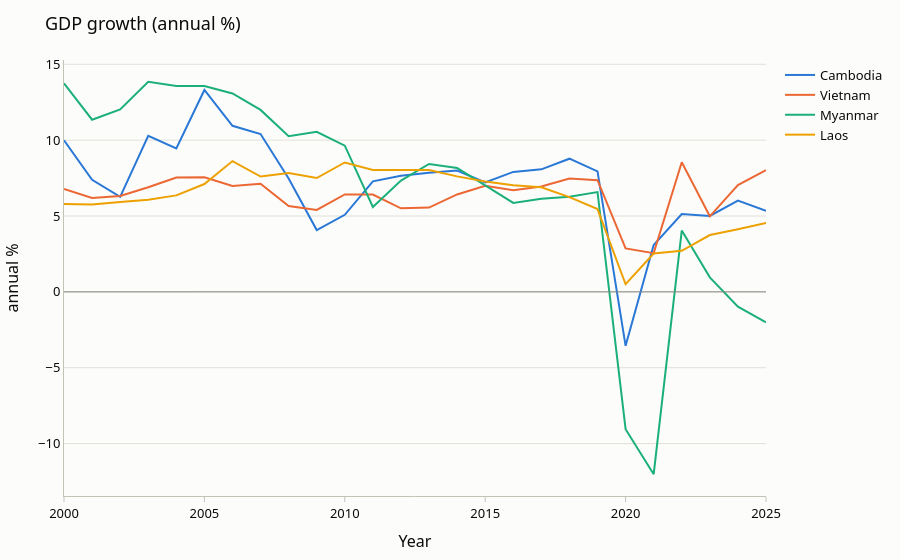

This figure's notebook cell:
### Markdown cell above
## C. Economic growth

GDP growth is the annual % change of real GDP (constant prices), so it is not
distorted by inflation. Values below zero are contractions.

### Code cell
fig = line_chart("NY.GDP.MKTP.KD.ZG")
fig.add_hline(y=0, line_width=1, line_color="#898781")
fig.show()

### Figure 1 — Plotly figure (JSON) as saved in the notebook; plotly's stock layout.template omitted (floating-point values rounded to 4 significant figures)
{"data": [{"hovertemplate": "%{y:,.2f}", "legendgroup": "Cambodia", "line": {"color": "#2a78d6", "dash": "solid", "width": 2}, "marker": {"symbol": "circle"}, "mode": "lines", "name": "Cambodia", "orientation": "v", "showlegend": true, "type": "scatter", "x": [2000, 2001, 2002, 2003, 2004, 2005, 2006, 2007, 2008, 2009, 2010, 2011, 2012, 2013, 2014, 2015, 2016, 2017, 2018, 2019, 2020, 2021, 2022, 2023, 2024, 2025], "xaxis": "x", "y": [9.994, 7.39, 6.265, 10.28, 9.458, 13.3, 10.94, 10.4, 7.476, 4.075, 5.077, 7.287, 7.65, 7.857, 8.0, 7.207, 7.906, 8.075, 8.776, 7.937, -3.556, 3.09, 5.13, 5.007, 6.016, 5.349], "yaxis": "y"}, {"hovertemplate": "%{y:,.2f}", "legendgroup": "Vietnam", "line": {"color": "#eb6834", "dash": "solid", "width": 2}, "marker": {"symbol": "circle"}, "mode": "lines", "name": "Vietnam", "orientation": "v", "showlegend": true, "type": "scatter", "x": [2000, 2001, 2002, 2003, 2004, 2005, 2006, 2007, 2008, 2009, 2010, 2011, 2012, 2013, 2014, 2015, 2016, 2017, 2018, 2019, 2020, 2021, 2022, 2023, 2024, 2025], "xaxis": "x", "y": [6.787, 6.193, 6.321, 6.899, 7.536, 7.547, 6.978, 7.13, 5.662, 5.398, 6.423, 6.413, 5.505, 5.554, 6.422, 6.987, 6.69, 6.94, 7.465, 7.359, 2.865, 2.554, 8.538, 4.979, 7.04, 8.019], "yaxis": "y"}, {"hovertemplate": "%{y:,.2f}", "legendgroup": "Myanmar", "line": {"color": "#1baf7a", "dash": "solid", "width": 2}, "marker": {"symbol": "circle"}, "mode": "lines", "name": "Myanmar", "orientation": "v", "showlegend": true, "type": "scatter", "x": [2000, 2001, 2002, 2003, 2004, 2005, 2006, 2007, 2008, 2009, 2010, 2011, 2012, 2013, 2014, 2015, 2016, 2017, 2018, 2019, 2020, 2021, 2022, 2023, 2024, 2025], "xaxis": "x", "y": [13.75, 11.34, 12.03, 13.84, 13.56, 13.57, 13.08, 11.99, 10.26, 10.55, 9.634, 5.591, 7.333, 8.426, 8.17, 6.993, 5.862, 6.136, 6.269, 6.579, -9.048, -12.02, 4.037, 0.9584, -0.972, -2.012], "yaxis": "y"}, {"hovertemplate": "%{y:,.2f}", "legendgroup": "Laos", "line": {"color": "#eda100", "dash": "solid", "width": 2}, "marker": {"symbol": "circle"}, "mode": "lines", "name": "Laos", "orientation": "v", "showlegend": true, "type": "scatter", "x": [2000, 2001, 2002, 2003, 2004, 2005, 2006, 2007, 2008, 2009, 2010, 2011, 2012, 2013, 2014, 2015, 2016, 2017, 2018, 2019, 2020, 2021, 2022, 2023, 2024, 2025], "xaxis": "x", "y": [5.799, 5.751, 5.919, 6.067, 6.358, 7.108, 8.619, 7.597, 7.825, 7.502, 8.527, 8.039, 8.026, 8.026, 7.612, 7.27, 7.023, 6.893, 6.248, 5.458, 0.503, 2.528, 2.707, 3.746, 4.13, 4.538], "yaxis": "y"}], "layout": {"font": {"color": "#0b0b0b", "family": "system-ui, Segoe UI, sans-serif", "size": 13}, "hovermode": "x unified", "legend": {"title": {"text": ""}, "tracegroupgap": 0}, "margin": {"b": 40, "l": 60, "r": 20, "t": 60}, "paper_bgcolor": "#fcfcfb", "plot_bgcolor": "#fcfcfb", "shapes": [{"line": {"color": "#898781", "width": 1}, "type": "line", "x0": 0, "x1": 1, "xref": "x domain", "y0": 0, "y1": 0, "yref": "y"}], "title": {"text": "GDP growth (annual %)"}, "xaxis": {"anchor": "y", "domain": [0.0, 1.0], "linecolor": "#c3c2b7", "showgrid": false, "tickcolor": "#c3c2b7", "ticks": "outside", "title": {"text": "Year"}}, "yaxis": {"anchor": "x", "domain": [0.0, 1.0], "gridcolor": "#e1e0d9", "linecolor": "#c3c2b7", "title": {"text": "annual %"}, "zeroline": false}}}
